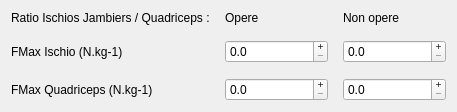
    <widget class="QWidget" name="layoutWidget_27">
     <property name="geometry">
      <rect>
       <x>20</x>
       <y>410</y>
       <width>457</width>
       <height>110</height>
      </rect>
     </property>
     <layout class="QGridLayout" name="gridLayout_ratioIJ_3">
      <property name="spacing">
       <number>15</number>
      </property>
      <item row="2" column="2">
       <widget class="QDoubleSpinBox" name="doubleSpinBox_h_fmaxQuadriNO">
        <property name="cursor">
         <cursorShape>ArrowCursor</cursorShape>
        </property>
        <property name="buttonSymbols">
         <enum>QAbstractSpinBox::ButtonSymbols::PlusMinus</enum>
        </property>
        <property name="accelerated">
         <bool>true</bool>
        </property>
        <property name="decimals">
         <number>1</number>
        </property>
        <property name="maximum">
         <double>100000.000000000000000</double>
        </property>
       </widget>
      </item>
      <item row="0" column="2">
       <widget class="QLabel" name="label_non_opere_20">
        <property name="text">
         <string>Non opere</string>
        </property>
       </widget>
      </item>
      <item row="1" column="1">
       <widget class="QDoubleSpinBox" name="doubleSpinBox_h_fmaxIschioO">
        <property name="cursor">
         <cursorShape>ArrowCursor</cursorShape>
        </property>
        <property name="buttonSymbols">
         <enum>QAbstractSpinBox::ButtonSymbols::PlusMinus</enum>
        </property>
        <property name="accelerated">
         <bool>true</bool>
        </property>
        <property name="showGroupSeparator" stdset="0">
         <bool>false</bool>
        </property>
        <property name="decimals">
         <number>1</number>
        </property>
        <property name="maximum">
         <double>100000.000000000000000</double>
        </property>
       </widget>
      </item>
      <item row="0" column="1">
       <widget class="QLabel" name="label_opere_21">
        <property name="text">
         <string>Opere</string>
        </property>
       </widget>
      </item>
      <item row="0" column="0">
       <widget class="QLabel" name="label_ration_ij_quadri_3">
        <property name="text">
         <string>Ratio Ischios Jambiers / Quadriceps :</string>
        </property>
        <property name="textFormat">
         <enum>Qt::TextFormat::RichText</enum>
        </property>
       </widget>
      </item>
      <item row="1" column="0">
       <widget class="QLabel" name="label_fmax_ij_2">
        <property name="text">
         <string>FMax Ischio (N.kg-1)</string>
        </property>
       </widget>
      </item>
      <item row="1" column="2">
       <widget class="QDoubleSpinBox" name="doubleSpinBox_h_fmaxIschioNO">
        <property name="cursor">
         <cursorShape>ArrowCursor</cursorShape>
        </property>
        <property name="buttonSymbols">
         <enum>QAbstractSpinBox::ButtonSymbols::PlusMinus</enum>
        </property>
        <property name="accelerated">
         <bool>true</bool>
        </property>
        <property name="decimals">
         <number>1</number>
        </property>
        <property name="maximum">
         <double>100000.000000000000000</double>
        </property>
       </widget>
      </item>
      <item row="2" column="0">
       <widget class="QLabel" name="label_fmax_quadri_2">
        <property name="text">
         <string>FMax Quadriceps (N.kg-1)</string>
        </property>
       </widget>
      </item>
      <item row="2" column="1">
       <widget class="QDoubleSpinBox" name="doubleSpinBox_h_fmaxQuadriO">
        <property name="cursor">
         <cursorShape>ArrowCursor</cursorShape>
        </property>
        <property name="buttonSymbols">
         <enum>QAbstractSpinBox::ButtonSymbols::PlusMinus</enum>
        </property>
        <property name="accelerated">
         <bool>true</bool>
        </property>
        <property name="decimals">
         <number>1</number>
        </property>
        <property name="maximum">
         <double>100000.000000000000000</double>
        </property>
       </widget>
      </item>
     </layout>
    </widget>
